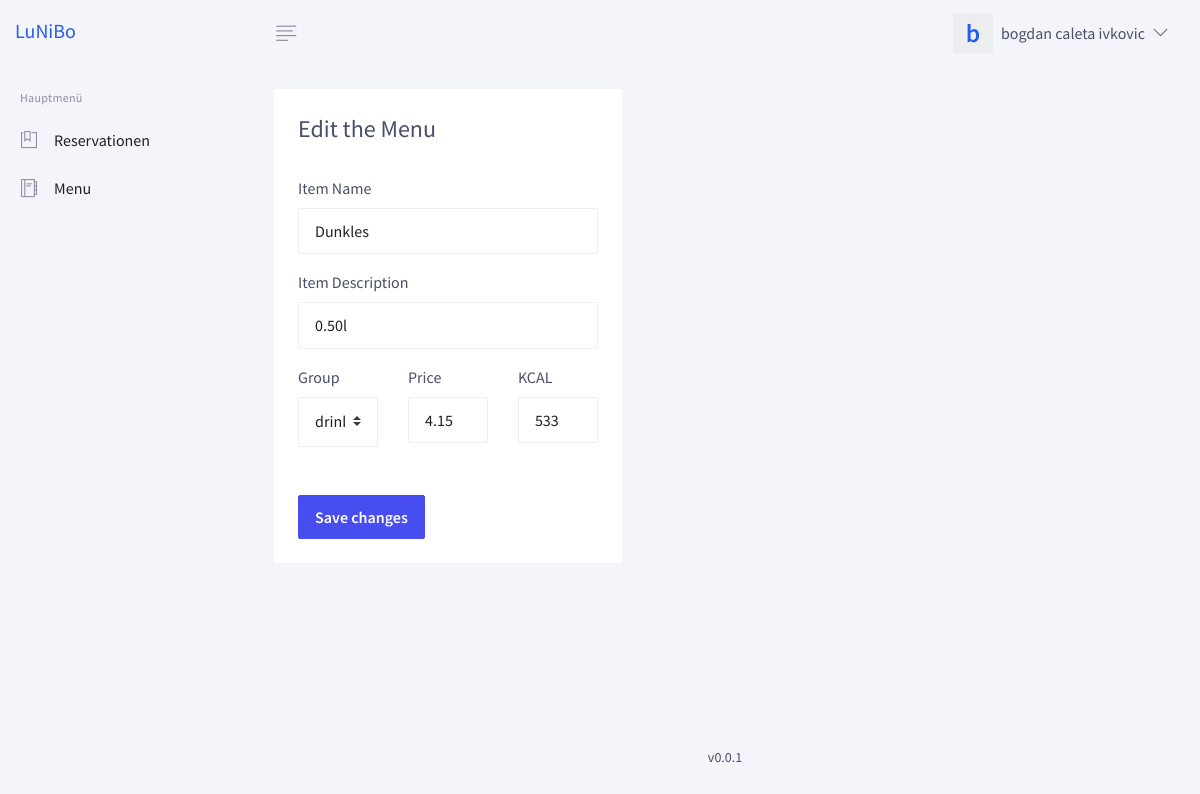
The app's page /admin.php?page=editMenu&id=8 (signed in) with its own data.
### tables this page shows
CREATE TABLE `menu` (
  `itemID` int(11) NOT NULL AUTO_INCREMENT,
  `name` varchar(30) NOT NULL,
  `description` text NOT NULL,
  `itemGroup` varchar(15) DEFAULT NULL,
  `price` float NOT NULL,
  `kcal` int(11) DEFAULT NULL,
  `deleted` int(11) DEFAULT 0,
  PRIMARY KEY (`itemID`),
  UNIQUE KEY `menu_itemID_uindex` (`itemID`),
  UNIQUE KEY `menu_name_uindex` (`name`)
);

### database/db_functions.php (called while the page is built, shortened)
<?php
$debug = 0;
function select_cond($conn, $table, $after_where){
    $sql = "SELECT * FROM {$table} WHERE {$after_where}";
    $stmt = $conn->query($sql);
    return $stmt->fetchAll();
}
?>

### templates/edit_menu.php (the view, shortened to what this page needs)
<?php
require_once("./database/db_functions.php");
$conn = create_conn();
$row = select_cond($conn, MENU, "deleted=0 AND itemID = ".$_GET['id'])[0];
switch ($row['itemGroup']) {
    case 'drink':
        $drp = '<option value="drink">drink</option><option value="food">food</option>';
        break;
}
?>
<div class="content">
    <div class="py-4 col-xl-5 col-lg-8 col-md-12 px-3 px-md-4">
    <div class="card">
                <div class="card-header">
                <h4>Edit the Menu</h4>
            </div>
            <div class="card-body pt-0">
                <form action="admin.php?page=editMenu&id=<?php echo $_GET['id'] ?>&u=1" method="POST">
                    <div class="form-group">
                        <label>Item Name</label>
                        <input type="text" name="name" class="form-control" value="<?php echo $row['name'] ?>">
                    </div>
                    <div class="form-group">
                        <label>Item Description</label>
                        <input type="textarea" name="description" class="form-control" value="<?php echo $row['description'] ?>">
                    </div>
                    <div class="row">
                        <div class="form-group col-4">
                            <label>Group</label>
                            <select class="custom-select" name="group">
                                <?php echo $drp ?>
                            </select>
                        </div>
                        <div class="form-group col-4">
                            <label>Price</label>
                            <input type="number" step="any" name="price" class="form-control" value="<?php echo $row['price'] ?>">
                        </div>
                        <div class="form-group col-4">
                            <label>KCAL</label>
                            <input type="number" step="any" name="kcal" class="form-control" value="<?php echo $row['kcal'] ?>">
                        </div>
                    </div>
                    <input type="submit" class="btn btn-info mt-5" value="Save changes">
                </form>
            </div>
        </div>
    </div>

### records on screen
menu: name "Dunkles", description "0.50l", group "drink", price "4.15", kcal "533"

### other values on screen
substr($user['name'], 0, 1) "b"
$user['name'] "bogdan"
$user['lastname'] "caleta ivkovic"
VERSION "v0.0.1"
